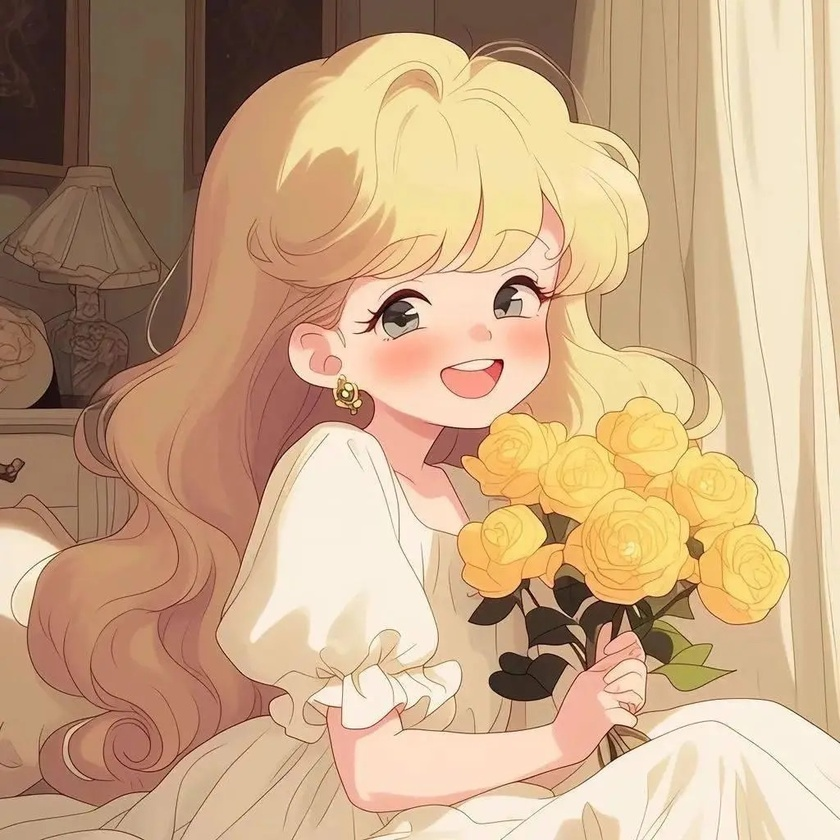
#> input picture hw2/chris/I0.jpg, 840 x 840 px, shrunk from 1024 x 1024 before the run
$ python Q4.py   (older library calls are emulated)
#> lines starting #> are read from the running program, lines starting #| are printed output that depends on the picture
import os

import numpy as np
import cv2
from skimage.util import random_noise
from skimage.metrics import peak_signal_noise_ratio as compare_psnr
from skimage.metrics import structural_similarity as compare_ssim


def add_noise(image, noise_type):
    if noise_type == "gaussian":
        noisy_image = random_noise(image, mode='gaussian', var=0.01)
    elif noise_type == "salt_pepper":
        noisy_image = random_noise(image, mode='s&p', amount=0.05)
    elif noise_type == "poisson":
        noisy_image = random_noise(image, mode='poisson')
    else:
        return image
    # 转换回[0, 255]区间的uint8类型
    noisy_image = (255 * noisy_image).astype(np.uint8)
    return noisy_image

def remove_noise(image, method):
    if method == "median":
        denoised_image = cv2.medianBlur(image, 5)
    elif method == "gaussian":
        denoised_image = cv2.GaussianBlur(image, (5, 5), 0)
    elif method == "bilateral":
        denoised_image = cv2.bilateralFilter(image, 9, 75, 75)
    else:
        return image
    return denoised_image

if __name__ == '__main__':
    # 读取图像
    image = cv2.imread('./I0.jpg')
#> image is the input picture: shape (840, 840, 3); mean B, G, R 132.6, 166.5, 199.4
    image = cv2.cvtColor(image, cv2.COLOR_BGR2RGB)

    os.makedirs("Q4_output", exist_ok=True)

    # 添加噪声并保存
    noisy_images = {}
    for noise in ["gaussian", "salt_pepper", "poisson"]:
        noisy_images[noise] = add_noise(image, noise)
        cv2.imwrite(f'Q4_output/{noise}.jpg', cv2.cvtColor(noisy_images[noise], cv2.COLOR_RGB2BGR))
#> this loop made 3 passes
#> pass 2, in add_noise (call 2), `noisy_image = random_noise(image, mode='s&p', amount=0.05)`:
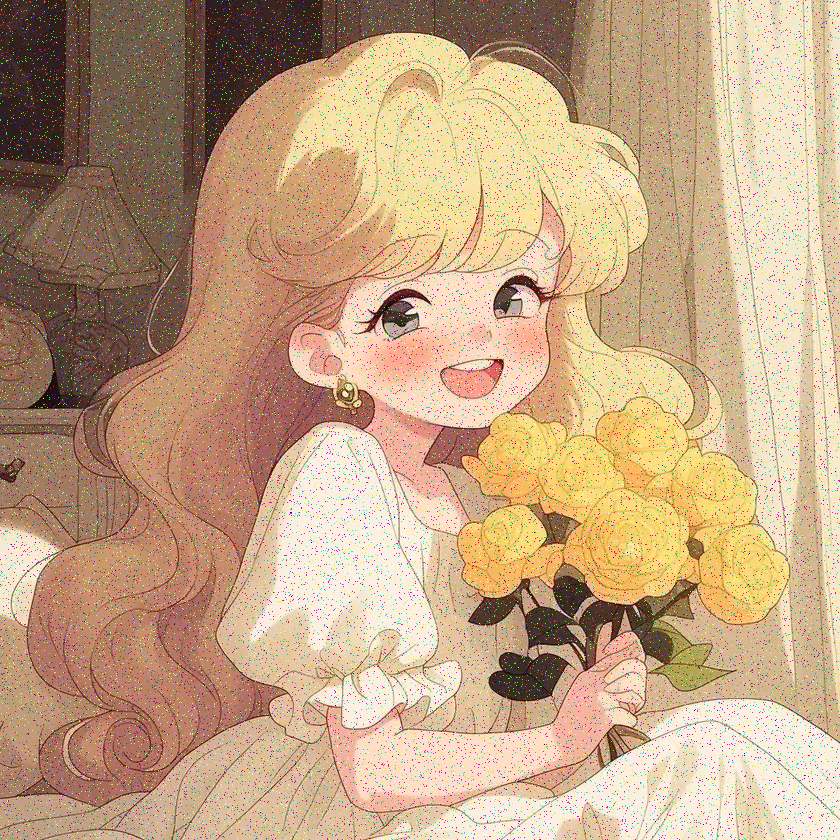
#> noisy_image: shape (840, 840, 3) float64; mean R, G, B 0.768, 0.645, 0.519
#> after the loop, noisy_images = 3 items

    # 去噪并保存
    denoised_images = {}
    for noise in noisy_images:
        denoised_images[noise] = {}
        for method in ["median", "gaussian", "bilateral"]:
            denoised_images[noise][method] = remove_noise(noisy_images[noise], method)
            cv2.imwrite(f'Q4_output/{noise}_{method}.jpg', cv2.cvtColor(denoised_images[noise][method], cv2.COLOR_RGB2BGR))

            # 计算PSNR和SSIM
            psnr = compare_psnr(image, denoised_images[noise][method])
            ssim = compare_ssim(image, denoised_images[noise][method], multichannel=True, channel_axis=-1)
            print(f'{noise}_{method} - PSNR: {psnr:.2f}, SSIM: {ssim:.4f}')
#> this loop made 3 passes
#> noise on passes 1 to 3: 'gaussian', 'salt_pepper', 'poisson'
#| gaussian_median - PSNR: 25.05, SSIM: 0.5915
#| gaussian_gaussian - PSNR: 26.23, SSIM: 0.6512
#| gaussian_bilateral - PSNR: 28.97, SSIM: 0.7129
#| salt_pepper_median - PSNR: 25.78, SSIM: 0.7806
#| salt_pepper_gaussian - PSNR: 25.15, SSIM: 0.5795
#| salt_pepper_bilateral - PSNR: 20.54, SSIM: 0.4981
#| poisson_median - PSNR: 25.75, SSIM: 0.7152
#| poisson_gaussian - PSNR: 27.54, SSIM: 0.7918
#| poisson_bilateral - PSNR: 32.89, SSIM: 0.8978
#> pass 1, in remove_noise, `denoised_image = cv2.medianBlur(image, 5)`:
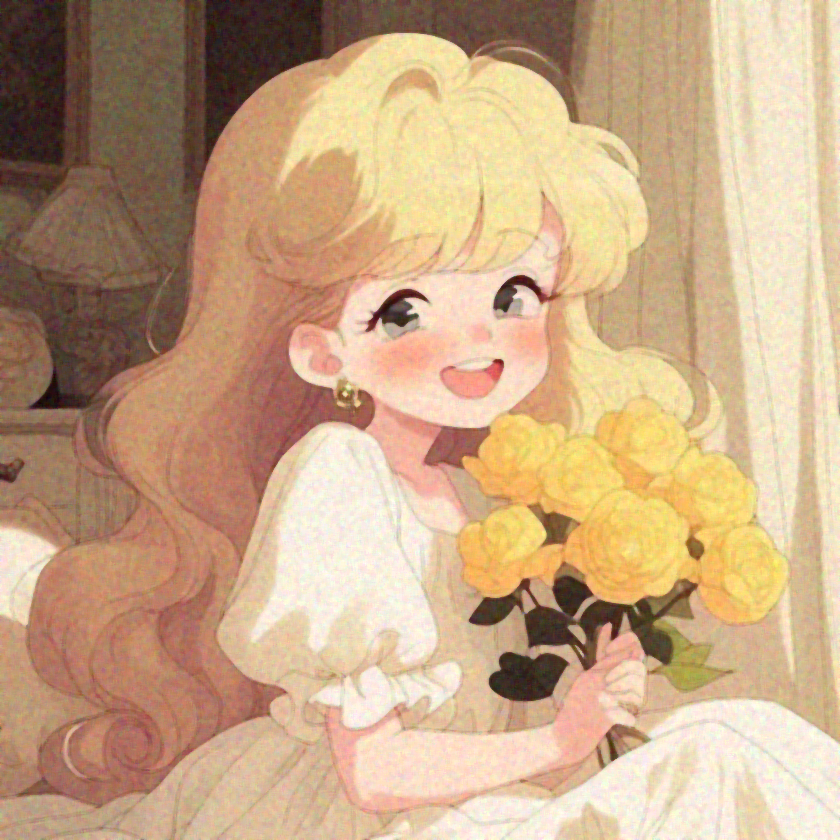
#> denoised_image: shape (840, 840, 3); mean R, G, B 199.4, 166.8, 132.8
#> after the loop, denoised_images = 3 items
